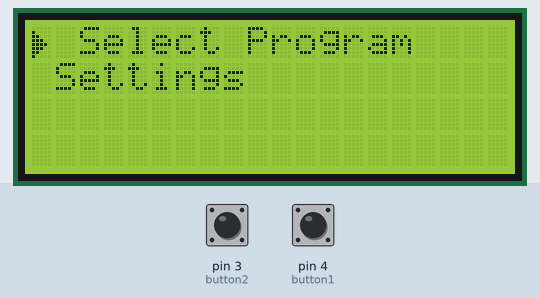
Recording of a sketch running on a simulated Arduino Uno, built with avr-gcc and run on an emulated ATmega328P. On the bench: 20×4 character LCD. Inputs (shaded band) come from the test bench; at power-on: pin 4 (button1) HIGH, pin 3 (button2) HIGH.

Above: at 1.3 s.
1.4 s: pin 4 (button1) pulled LOW for 0.15 s
At 1.9 s:
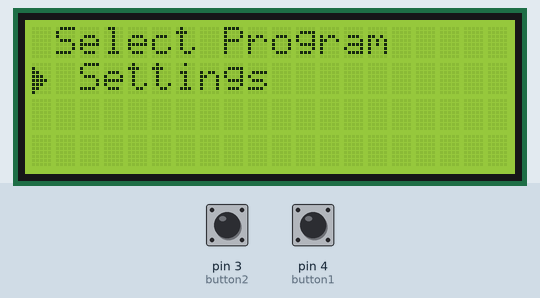
3.0 s: pin 4 (button1) pulled LOW for 1 s
At 4.3 s:
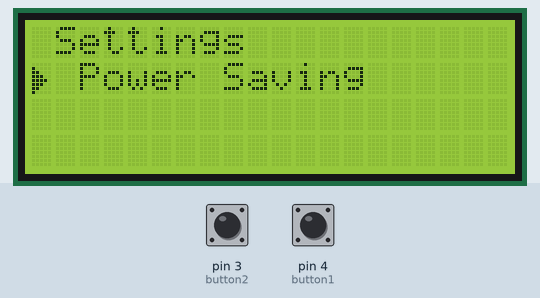
5.5 s: pin 4 (button1) pulled LOW for 0.15 s
At 6.3 s:
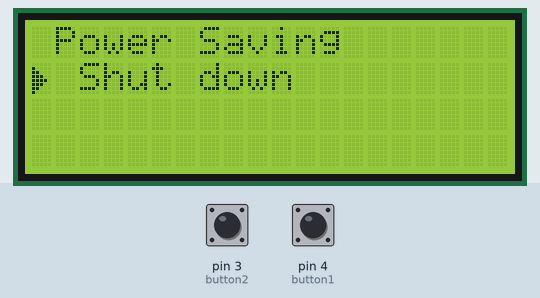
7.1 s: pin 3 (button2) pulled LOW for 0.15 s
At 7.4 s:
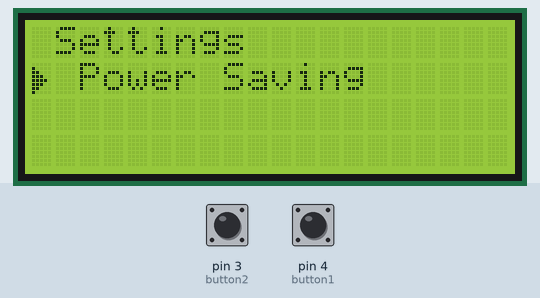
8.7 s: pin 3 (button2) pulled LOW for 1 s
At 9.9 s:
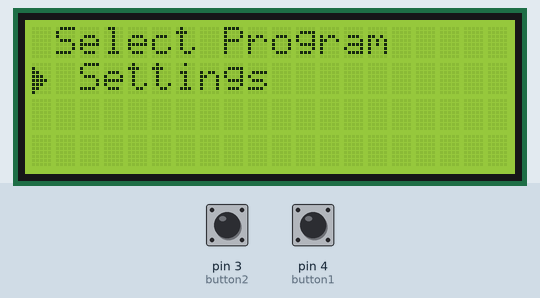
Timing chart, 0 to 11.7 s (numbered marks = the images above; inputs shaded):
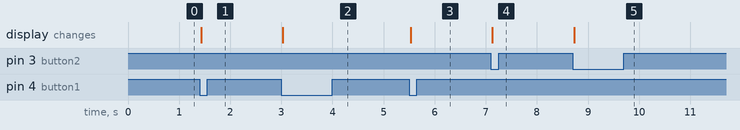

The sketch:

lcd_menu1.ino
```cpp
#include <Wire.h>
#include <LiquidCrystal_I2C.h>
LiquidCrystal_I2C lcd(0x20,20,4);

byte button1 = 4;
byte button2 = 3;
byte state1 = 0;
byte state2 = 0;
byte count = 0;

byte laststate1  ;
byte laststate2  ;


byte choise[8] = {
  0b00000,
  0b10000,
  0b11000,
  0b11100,
  0b11110,
  0b11100,
  0b11000,
  0b10000
};

void setup()
{
  lcd.init();
  lcd.backlight();
  pinMode(button1,INPUT_PULLUP);
  pinMode(button2,INPUT_PULLUP);

  lcd.createChar(7, choise);
  lcd.setCursor(0,0);
  lcd.clear();
  lcd.home();
  lcd.write(7);
  lcd.print(" Select Program");
  lcd.setCursor(0,1);
  lcd.print(" Settings ");
}

void loop(){

  laststate1 = state1;
laststate2 = state2;

state1 =digitalRead(button1);
state2 =digitalRead(button2);
  state1 = 1-state1;
  state2 = 1-state2;


  if(state1 && laststate1==0 && count==0)
  {
  op2();
    count=1;
  }

  else if(state1 && laststate1==0 && count==1)
  {
  op3();
    count=2;
  }

 else if(state1 && laststate1==0 && count==2)
  {
  op4();
    count=3;
  }

 else if(state2 && laststate2==0 && count==1)
  {
  op1();
    count=0;
  }

 else if(state2 && laststate2==0 && count==2)
  {
  op2();
    count=1;
  }

else  if(state2 && laststate2==0 && count==3)
  {
  op3();
    count=2;
  }
}


void op1()
{
  lcd.clear();
  lcd.home();
  lcd.write(7);
  lcd.print(" Select Program");
  lcd.setCursor(0,1);
  lcd.print(" Settings ");

}

void op2()
{
  lcd.clear();
  lcd.home();
  lcd.print(" Select Program");
  lcd.setCursor(0,1);
  lcd.write(7);
  lcd.print(" Settings ");

}

void op3()
{
  lcd.clear();
  lcd.home();
  lcd.setCursor(0,0);
  lcd.print(" Settings ");
  lcd.setCursor(0,1);
  lcd.write(7);
  lcd.print(" Power Saving ");

}

void op4()
{
  lcd.clear();
  lcd.home();
  lcd.setCursor(0,0);
  lcd.print(" Power Saving ");
  lcd.setCursor(0,1);
  lcd.write(7);
  lcd.print(" Shut down ");

}
```

Measured:
- after the input at 1.4 s, the display: changes at once (image 1)
- after the input at 3.0 s, the display: changes at once (image 2)
- after the input at 5.5 s, the display: changes at once (image 3)
- after the input at 7.1 s, the display: changes at once (image 4)
- after the input at 8.7 s, the display: changes at once (image 5)
